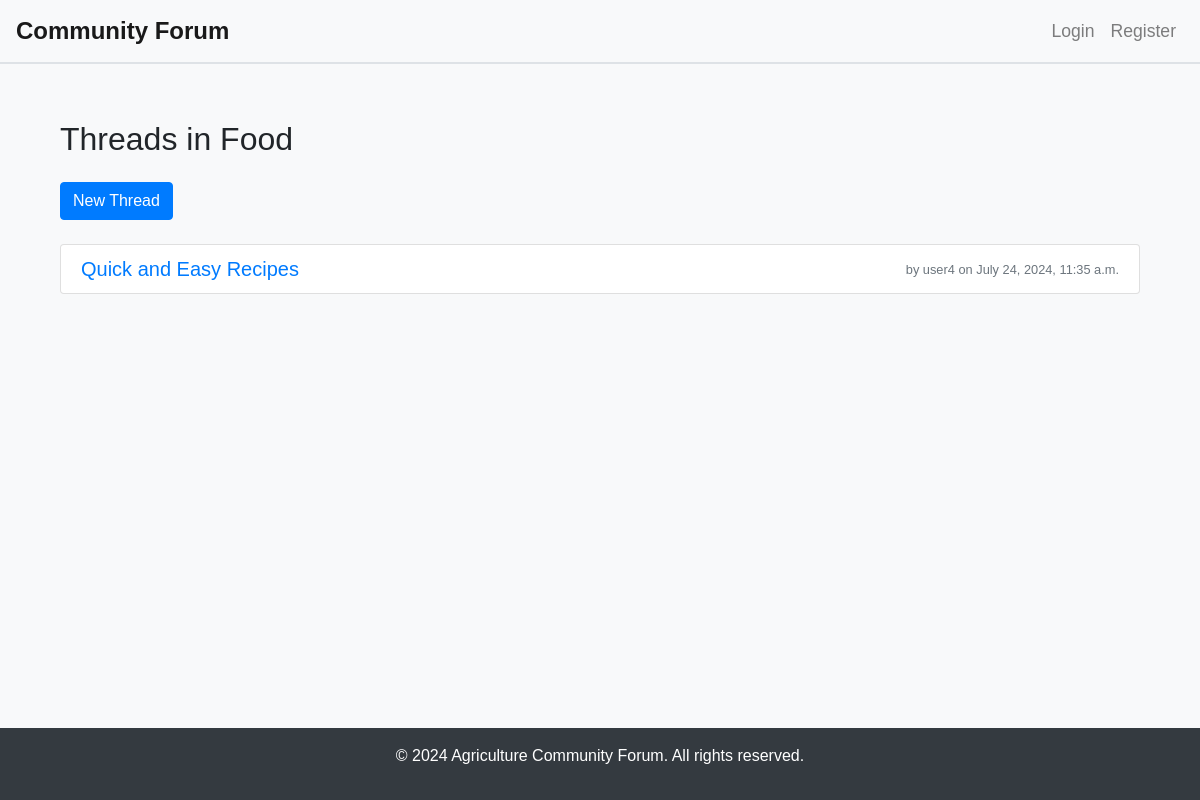
The app's page /category/food/ with its own data.
### forum/models.py (models this page shows, shortened)
class Category(models.Model):
    name = models.CharField(max_length=255, unique=True)
    slug = models.SlugField(max_length=255, unique=True, blank=True)
    description = models.TextField()
    created_at = models.DateTimeField(auto_now_add=True)
    updated_at = models.DateTimeField(auto_now=True)

class Thread(models.Model):
    title = models.CharField(max_length=255)
    slug = models.SlugField(max_length=255, unique=True, blank=True)
    content = models.TextField()
    category = models.ForeignKey(
        Category, related_name='threads', on_delete=models.CASCADE)
    author = models.ForeignKey(
        User, related_name='threads', on_delete=models.CASCADE)
    is_published = models.BooleanField(default=True)
    tags = models.CharField(max_length=255, blank=True)
    created_at = models.DateTimeField(auto_now_add=True)
    updated_at = models.DateTimeField(auto_now=True)

### forum/views.py (the view)
def thread_list(request, category_slug):
    category = get_object_or_404(Category, slug=category_slug)
    threads = category.threads.filter(is_published=True)
    return render(request, 'forum/thread_list.html', {'category': category, 'threads': threads})

### forum/templates/forum/thread_list.html
{% extends 'forum/base.html' %}
{% block content %}
<div class="container">
    <h2 class="mb-4">Threads in {{ category.name }}</h2>
    <a href="{% url 'new_thread' category.slug %}" class="btn btn-primary mb-4">New Thread</a>
    {% if threads %}
        <ul class="list-group">
            {% for thread in threads %}
                <li class="list-group-item d-flex justify-content-between align-items-center">
                    <a href="{% url 'thread_detail' category.slug thread.slug %}" class="h5 mb-0">{{ thread.title }}</a>
                    <div class="text-muted small">
                        <span>by {{ thread.author.username }}</span>
                        <span>on {{ thread.created_at|date:"F j, Y, g:i a" }}</span>
                    </div>
                </li>
            {% endfor %}
        </ul>
    {% else %}
        <p>No threads available in this category.</p>
    {% endif %}
</div>
{% endblock %}

### forum/templates/forum/base.html (style rules this page uses)
html, body { height: 100%; margin: 0; }
body { font-family: Arial, sans-serif; background-color: #f8f9fa; display: flex; flex-direction: column; }
.container { flex: 1; margin-top: 2rem; }

### records on screen
Category: name "Food"
Thread: title "Quick and Easy Recipes", author.username "user4", created_at "July 24, 2024, 11:35 a.m."
